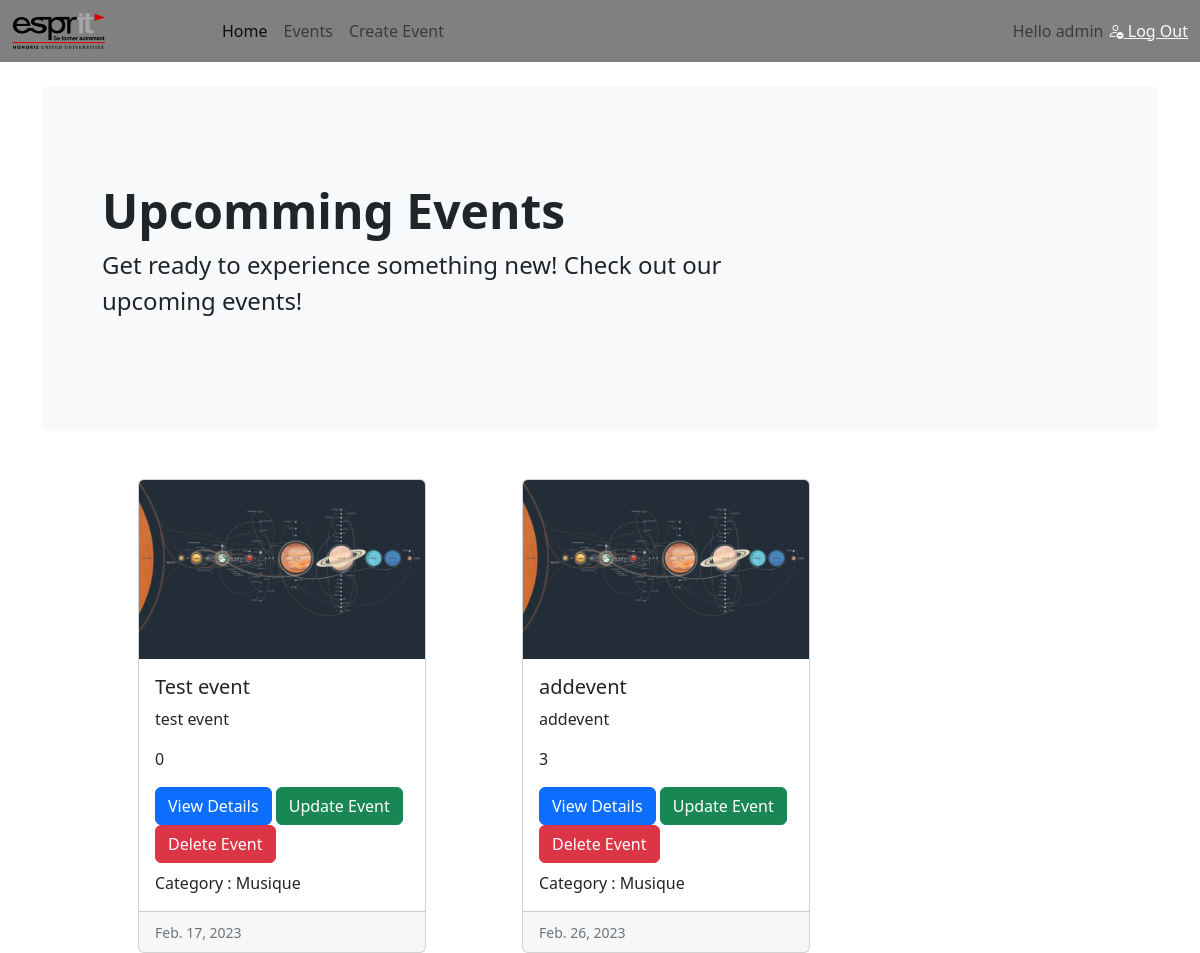
Page /events/eventslistView/ (signed in, upper part) on the earlier database version.
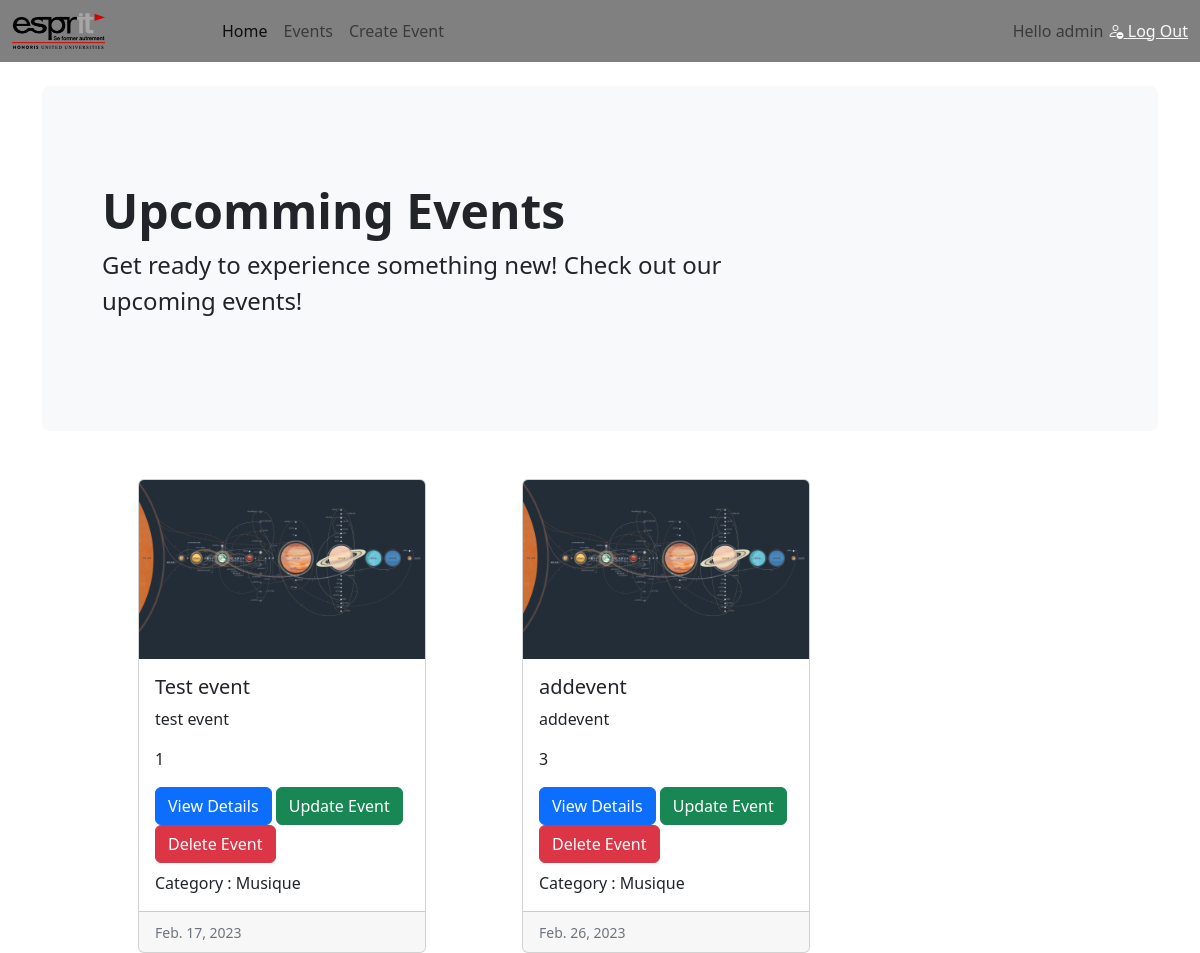
Same page on the later database version.
### events/models.py (models this page shows, shortened)
class Event(models.Model):
    title = models.CharField(max_length=255,blank=False, validators=[title_valid])
    description = models.TextField()
    image =models.ImageField(upload_to='images/')
    CHOIX =(
        ('Musique','Musique'),
        ('Cinema','Cinema'),
        ('Sport','Sport')
    )
    category =models.CharField('category',choices=CHOIX , max_length=8)
    state =models.BooleanField(default=False)
    nbe_participant =models.IntegerField(default=0,
            validators=[MinValueValidator(limit_value=0,message='le nombre de participant doit être positif')])
    evt_date = models.DateField()
    created_at = models.DateTimeField(auto_now_add=True)
    updated_at = models.DateTimeField(auto_now=True)
    organizer = models.ForeignKey(Person,on_delete=models.CASCADE)
    participations = models.ManyToManyField(Person ,related_name= 'participations' , through='Participation')
    class Meta:
        constraints =[
            models.CheckConstraint(
                check=models.Q(
                   evt_date__gte= date.today()
                ),
                name='the event date is invalid'
                ),
        ]
        verbose_name =('Evenement')
        verbose_name_plural ='Evenements'

### events/views.py (the view)
# urls.py: path('eventslistView/' , ListEventView.as_view(),name='list_events_view') ,
class ListEventView(LoginRequiredMixin,ListView):
    login_url="login"
    model =Event
    template_name ="events/EventList.html"
    context_object_name ="events"

### Atelier/Templates/events/EventList.html
{% extends 'base.html' %}
{% block content %}
      <div>
        <div class="d-flex m-5 flex-wrap">
          {% for e in events %}
          <div class="card mx-5" style="width: 18rem">
            <img src="{{ e.image.url }}" class="card-img-top" alt="..." />
            <div class="card-body">
              <h5 class="card-title">{{e.title}}</h5>
              <p class="card-text">{{e.description}}</p>
              <p class="card-text">{{e.nbe_participant}}</p>
              <a href="{% url 'event_details' e.id %}" class="btn btn-primary"
                >View Details</a
              >
              <a href="{% url 'update_events_view' e.id %}" class="btn btn-success"
              >Update Event</a
            >
            <a href="{% url 'delete_event_view' e.id %}" class="btn btn-danger"
              >Delete Event</a
            >
              <p class="card-text mt-2">Category : {{e.category}}</p>
            </div>
            <div class="card-footer">
              <small class="text-muted">{{e.evt_date}}</small>
            </div>
          </div>
          {% endfor %}
        </div>
      </div>
{% endblock content %}

Differences in the rows shown:
changed Event "Test event": nbe_participant "0" → "1"
